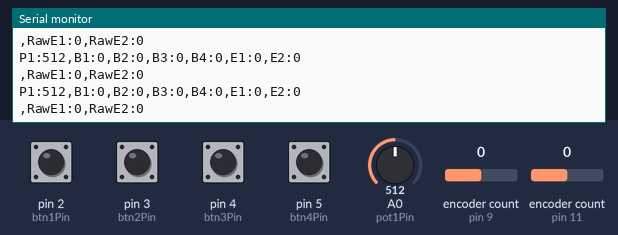
The sketch below on a simulated Arduino Uno, built with avr-gcc and run on an emulated ATmega328P. Parts: the last lines printed to the serial monitor. The inputs (shaded band) are chosen by the test bench; at power-on: pin 2 (btn1Pin), pin 3 (btn2Pin), pin 4 (btn3Pin), pin 5 (btn4Pin) HIGH, A0 (pot1Pin) = 512, encoder count (sensors on pin 9, pin 11) 0.

Above: at 4.2 s.
4.3 s: A0 (pot1Pin) set to 105
At 5.1 s:
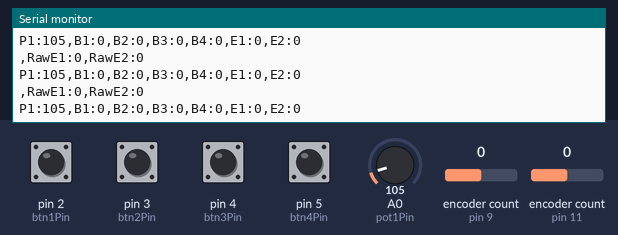
7.3 s: A0 (pot1Pin) set to 93
At 8.2 s:
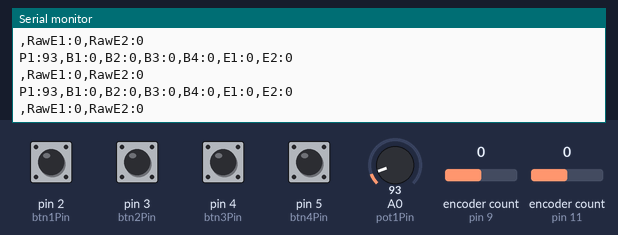
Timing chart, 0 to 10.3 s (numbered marks = the images above; inputs shaded):
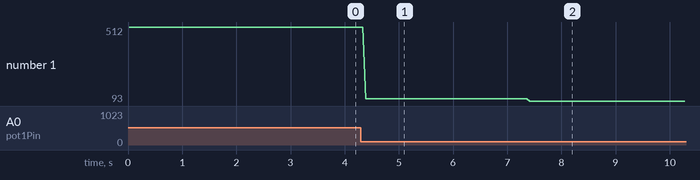

Measured:
- the behaviour switches between 100 and 99 on A0 (pot1Pin) (found by bisection; images 1 and 2)
- after the input at 4.3 s, the serial monitor: prints a new line after 0.09 s (image 1)
- after the input at 7.3 s, the serial monitor: prints a new line after 0.12 s (image 2)
- plotted number 1: 512 → 105 after the input at 4.3 s, 105 → 93 after the input at 7.3 s

The sketch:

Arduino_MIDI_C.ino
```cpp
#include <Encoder.h>

// POT
int pot1Pin = A0;

// BUTTONs
int btn1Pin = 2;
int btn2Pin = 3;
int btn3Pin = 4;
int btn4Pin = 5;

// Encoder objects: (CLK, DT)
Encoder encoder1(11, 12);
Encoder encoder2(9, 10);

int enc1_val = 0;
int enc2_val = 0;

void setup() {
  Serial.begin(9600);

  pinMode(pot1Pin, INPUT);

  pinMode(btn1Pin, INPUT_PULLUP);
  pinMode(btn2Pin, INPUT_PULLUP);
  pinMode(btn3Pin, INPUT_PULLUP);
  pinMode(btn4Pin, INPUT_PULLUP);

}

void loop() {
  int pot1 = analogRead(pot1Pin);

  int btn1 = !digitalRead(btn1Pin);
  int btn2 = !digitalRead(btn2Pin);
  int btn3 = !digitalRead(btn3Pin);
  int btn4 = !digitalRead(btn4Pin);

  // Read encoders
  long rawEnc1 = encoder1.read();
  long rawEnc2 = encoder2.read();

enc1_val = constrain(rawEnc1 / 4, -100, 100);
enc2_val = constrain(rawEnc2 / 4, -100, 100);


Serial.print(",RawE1:");
Serial.print(rawEnc1);
Serial.print(",RawE2:");
Serial.println(rawEnc2);

  // Send serial
  Serial.print("P1:");
  Serial.print(pot1);

  Serial.print(",B1:");
  Serial.print(btn1);
  Serial.print(",B2:");
  Serial.print(btn2);
  Serial.print(",B3:");
  Serial.print(btn3);
  Serial.print(",B4:");
  Serial.print(btn4);

  Serial.print(",E1:");
  Serial.print(enc1_val);
  Serial.print(",E2:");
  Serial.println(enc2_val);

  delay(10);
}
```
